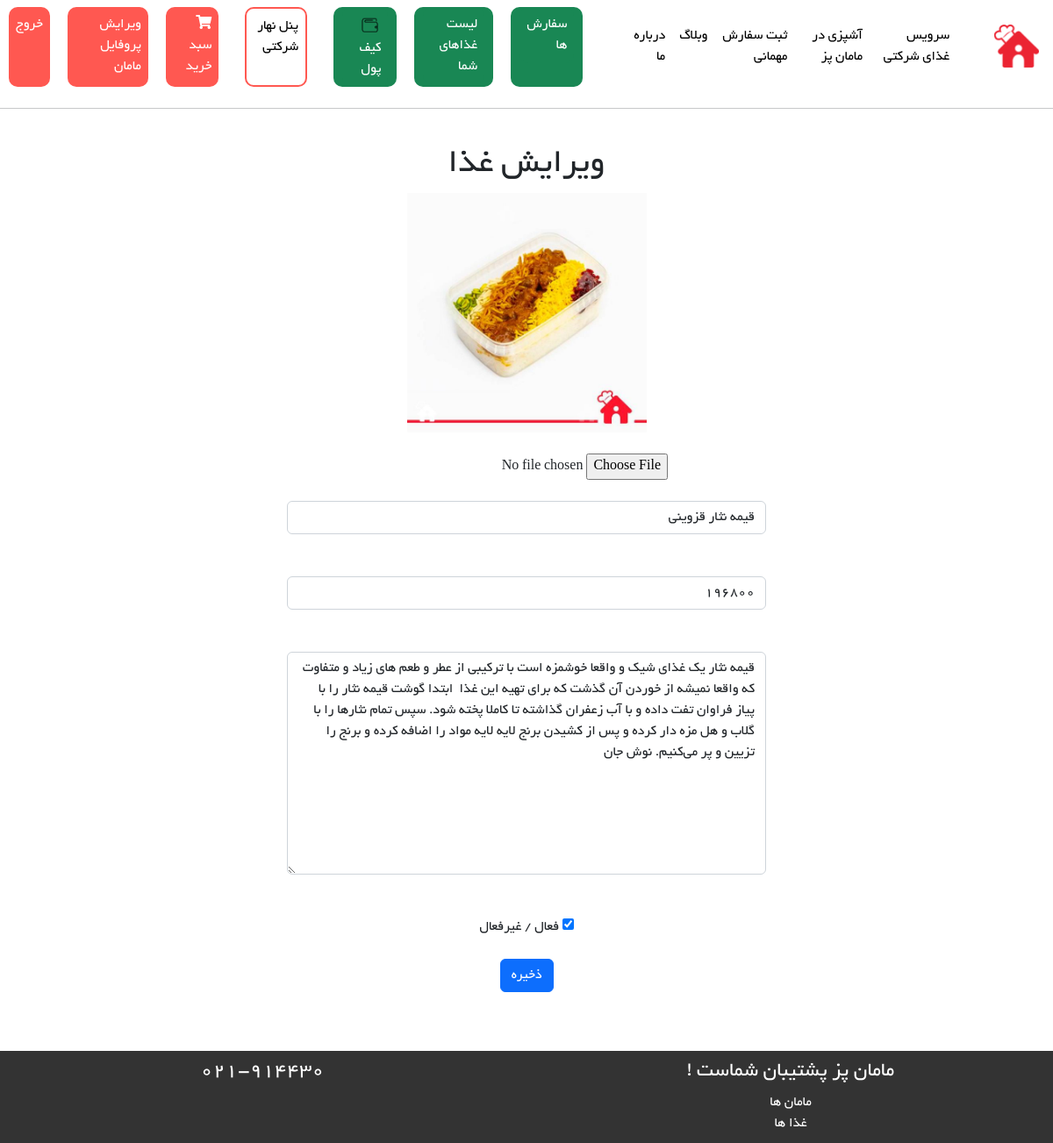
/foods/UpdateFood/10 (signed in), run on the app's committed database.
### Food/models.py (models this page shows, shortened)
class FoodsModel(models.Model):
    mom = models.ForeignKey(MomsModel, on_delete=models.CASCADE)
    food_name = models.CharField(max_length=100)
    food_price = models.IntegerField()
    food_recipe = models.CharField(max_length=500)
    food_order = models.IntegerField(editable=False, default=0)
    food_photo = models.ImageField(upload_to='foods_picture')
    is_active = models.BooleanField(default=True)
    class Meta:
        db_table = 'Foods'
        verbose_name = 'Food'
        verbose_name_plural = 'Foods'

### Food/views.py (the view, shortened to what this page needs)
# urls.py: path('UpdateFood/<int:food_id>', views.UpdateFoodView.as_view(), name='UpdateFood'),
class UpdateFoodView(View):
    def get(self, request: HttpRequest, food_id):
        if request.user.is_mom:
            current_food: FoodsModel = FoodsModel.objects.filter(id=food_id).first()
            food_photo = current_food.food_photo.url
            edit_form = UpdateFoodForm(instance=current_food)
            context = {
                'edit_form': edit_form,
                'food_id': food_id,
                'food_photo': food_photo,
            }
            return render(request, 'Food/UpdateFood.html', context)
        else:
            return HttpResponse('You are not allowed to access this page !')

### Food/forms.py
class UpdateFoodForm(forms.ModelForm):
    is_active = forms.BooleanField(required=False, label='فعال / غیرفعال')
    food_photo = forms.ImageField(required=False, widget=forms.FileInput)
    class Meta:
        model = FoodsModel
        fields = ['food_photo', 'food_name', 'food_price', 'food_recipe', 'is_active']
        widgets = {
            'food_name': forms.TextInput(attrs={
                'class': 'form-control',
                'placeholder': 'نام غذا'
            }),
            'food_price': forms.NumberInput(attrs={
                'class': 'form-control',
                'placeholder': 'قیمت'
            }),
            'food_recipe': forms.Textarea(attrs={
                'class': 'form-control',
                'placeholder': 'دستورپخت'
            }),
            'food_photo': forms.ClearableFileInput(attrs={
                'class': 'form-control',
                'placeholder': 'عکس غذا',
            }),
        }
        labels = {
            'food_name': 'نام غذا',
            'food_price': 'قیمت',
            'food_recipe': 'دستورپخت',
            'is_active': 'فعال / غیرفعال',
            'food_photo': 'عکس غذا'
        }

### Food/templates/Food/UpdateFood.html (shortened to what this page needs)
{% extends 'base/layout.html' %}
{% load static %}
{% block main %}
    <div class="row">
        <div class="col-md-3"></div>
        <div class="col-md-6">
            <div style="text-align: center">
                <h1>ویرایش غذا</h1>
                <img style="width: 50%;" src="{{ food_photo }}">
                <br/>
                <br/>
                <form action="{% url 'UpdateFood' food_id=food_id %}" method="post" enctype="multipart/form-data">
                    {{ edit_form.food_photo }}
                    <br/>
                    <br/>
                    {{ edit_form.food_name }}
                    <br/>
                    <br/>
                    {{ edit_form.food_price }}
                    <br/>
                    <br/>
                    {{ edit_form.food_recipe }}
                    <br/>
                    <br/>
                    {{ edit_form.is_active }}
                    {{ edit_form.is_active.label }}
                    <br/>
                    <br/>
                    <button class="btn btn-primary" id="register-butt" type="submit">ذخیره</button>
                </form>
            </div>
        </div>
        <div class="col-md-3"></div>
    </div>
{% endblock %}

### static/css/base/layout-style.css (style rules this page uses)
body { font-family: 'Yekan'; direction: rtl; }
body { direction: rtl; }
body { margin-bottom: 100px; }

### data on the page
FoodsModel: food_name "قیمه نثار قزوینی", food_price "196800", food_recipe "قیمه نثار یک غذای شیک و واقعا خوشمزه است با ترکیبی از عطر و طعم های زیاد و متفاوت که واقعا نمیشه از خوردن آن گذشت که برای تهیه این غذا ابتدا گوشت قیمه نثار را با پیاز فراوان تفت داده و با آب زعفران گذاشته تا کاملا پخته شود. سپس تمام نثارها را با گلاب و هل مزه دار کرده و پس از کشیدن برنج لایه لایه مواد را اضافه کرده و برنج را تزیین و پر می‌کنیم. نوش جان", is_active "☑"

### other printed values
{{ edit_form.is_active.label }} "فعال / غیرفعال"
